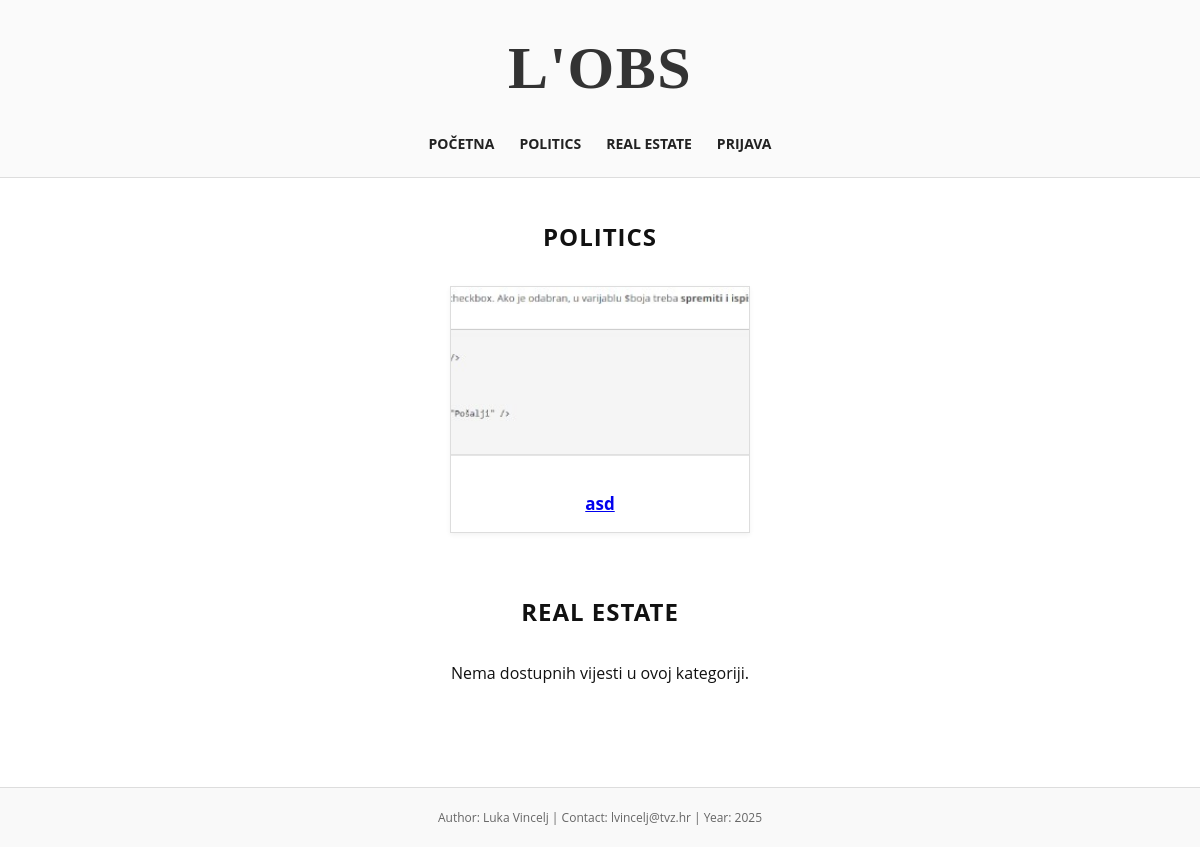
Page /LukaVincelj/index.php on the committed database.
### tables this page shows
CREATE TABLE `vijesti` (
  `id` int NOT NULL,
  `datum` datetime NOT NULL DEFAULT CURRENT_TIMESTAMP,
  `naslov` varchar(255) NOT NULL,
  `sazetak` text NOT NULL,
  `tekst` text NOT NULL,
  `slika` varchar(255) NOT NULL,
  `kategorija` varchar(50) NOT NULL,
  `arhiva` tinyint(1) DEFAULT '0'
);

### LukaVincelj/index.php (the view, shortened to what this page needs)
<?php
include 'connect.php';
?>
<!DOCTYPE html>
<html lang="hr">
<head>
  <link rel="stylesheet" href="style.css"/>
</head>
<body>
<header>
  <h1>L'OBS</h1>
  <nav>
    <ul>
      <li><a href="index.php">Početna</a></li>
      <li><a href="kategorija.php?kategorija=Politics">Politics</a></li>
      <li><a href="kategorija.php?kategorija=Real Estate">Real Estate</a></li>
      <?php if (isset($_SESSION['razina']) && $_SESSION['razina'] == 1): ?>
        <li><a href="administrator.php">Administracija</a></li>
        <li><a href="unos.php">Dodaj vijest</a></li>
        <li><a href="logout.php">Odjava (<?php echo htmlspecialchars($_SESSION['korisnicko_ime']); ?>)</a></li>
      <?php elseif (isset($_SESSION['korisnicko_ime'])): ?>
        <li><a href="logout.php">Odjava (<?php echo htmlspecialchars($_SESSION['korisnicko_ime']); ?>)</a></li>
      <?php else: ?>
        <li><a href="login.php">Prijava</a></li>
      <?php endif; ?>
    </ul>
  </nav>
</header>
<main>
  <?php
  $kategorije = ['Politics', 'Real Estate'];
  foreach ($kategorije as $kategorija) {
    echo "<section class=\"category\">";
    echo "<h2>" . htmlspecialchars($kategorija) . "</h2>";
    echo "<div class=\"articles\">";
    $stmt = $conn->prepare("SELECT id, naslov, slika FROM vijesti WHERE arhiva = 0 AND kategorija = ? ORDER BY datum DESC LIMIT 3");
    $stmt->bind_param("s", $kategorija);
    $stmt->execute();
    $result = $stmt->get_result();
    if ($result->num_rows === 0) {
      echo "<p>Nema dostupnih vijesti u ovoj kategoriji.</p>";
    } else {
      while ($row = $result->fetch_assoc()) {
        echo "<article>";
        echo "<a href=\"clanak.php?id=" . $row['id'] . "\">";
        echo "<img src=\"img/" . htmlspecialchars($row['slika']) . "\" alt=\"Slika članka\">";
        echo "<h3>" . htmlspecialchars($row['naslov']) . "</h3>";
        echo "</a>";
        echo "</article>";
      }
    }
    echo "</div></section>";
  }
  ?>
</main>
<footer>
  <p>Author: Luka Vincelj | Contact: lvincelj@tvz.hr | Year: 2025</p>
</footer>
</body>
</html>

### LukaVincelj/style.css (style rules this page uses)
* { margin: 0; padding: 0; box-sizing: border-box; }
html, body { font-family: 'Open Sans', sans-serif; background-color: #ffffff; color: #111; line-height: 1.6; font-size: 16px; }
header { text-align: center; padding: 20px 10px; background-color: #fafafa; border-bottom: 1px solid #ddd; }
header h1 { font-family: 'Playfair Display', serif; font-size: 60px; letter-spacing: 1.5px; font-weight: 700; color: #333; }
nav ul { list-style: none; display: flex; justify-content: center; flex-wrap: wrap; gap: 25px; margin-top: 15px; }
nav a { text-decoration: none; color: #222; font-weight: bold; font-size: 14px; text-transform: uppercase; padding-bottom: 4px; transition: all 0.3s; }
main { padding: 40px 20px; max-width: 1200px; margin: 0 auto; }
.category { margin-bottom: 60px; }
.category h2 { font-size: 24px; margin-bottom: 30px; text-align: center; text-transform: uppercase; letter-spacing: 1px; }
.articles { display: flex; flex-wrap: wrap; gap: 30px; justify-content: center; }
article { background-color: #fff; border: 1px solid #ddd; width: 300px; transition: transform 0.3s; text-align: center; box-shadow: 0 2px 5px rgba(0,0,0,0.05); }
article img { width: 100%; height: 180px; object-fit: cover; }
article h3 { padding: 15px; font-size: 17px; font-weight: bold; }
footer { border-top: 1px solid #ddd; text-align: center; padding: 20px; font-size: 12px; background-color: #f9f9f9; color: #666; }

### rows in the picture
vijesti: slika (picture), naslov "asd"

### other values in the picture
$kategorija "POLITICS"
$kategorija "REAL ESTATE"
